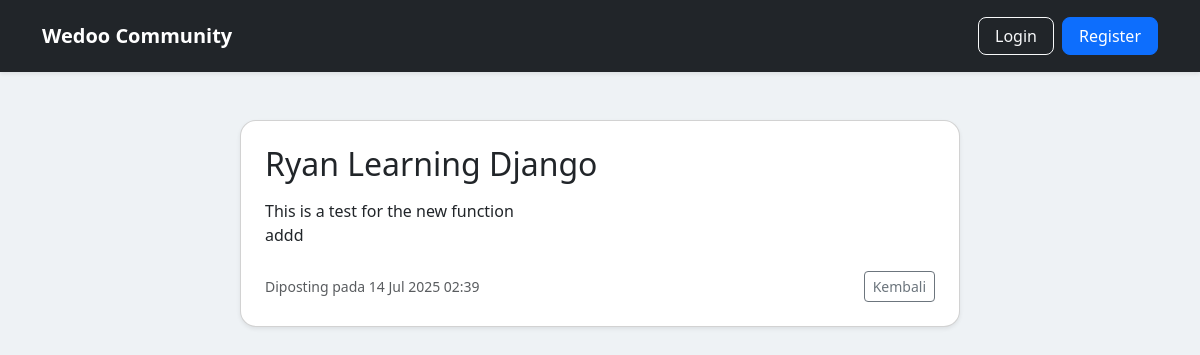
The app's page /post/ryan-learning-django/, older data.
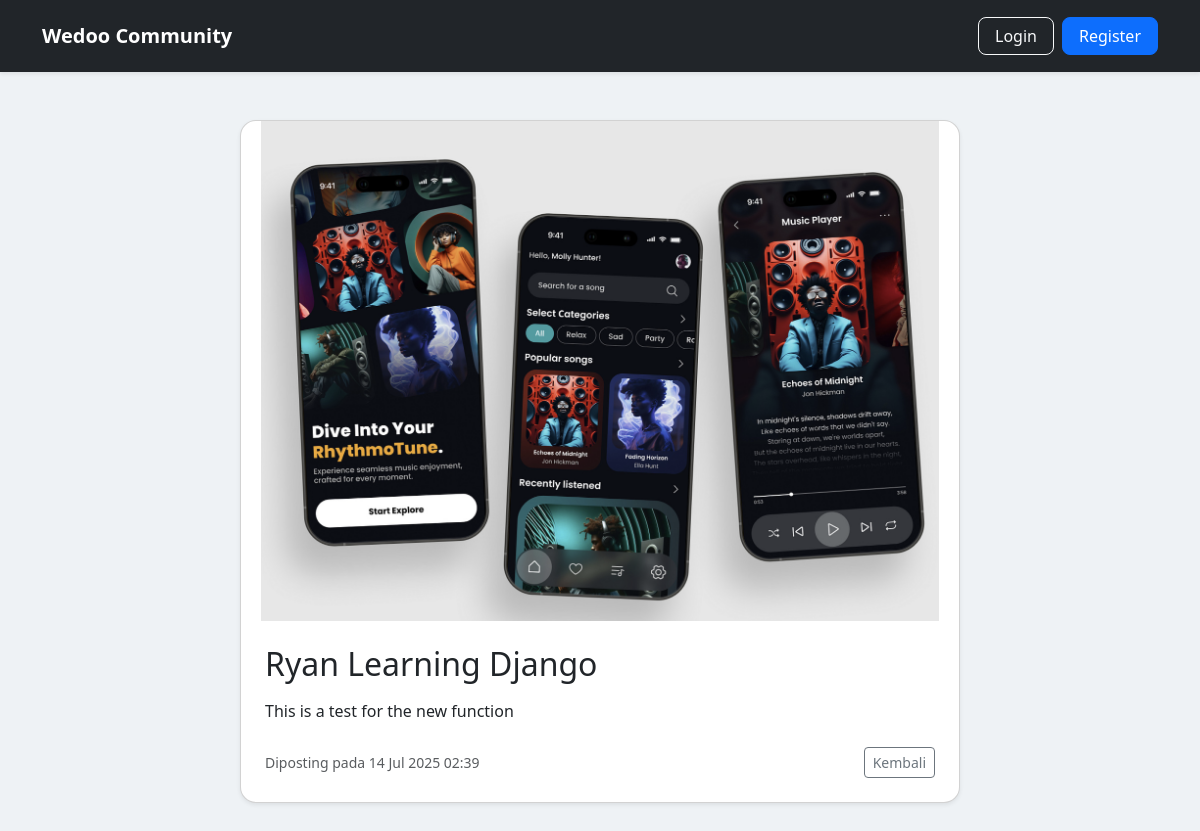
The same page, newer data.
### blog/models.py (models this page shows, shortened)
class Post(models.Model):
    title = models.CharField(max_length=200)
    content =models.TextField()
    created_at =models.DateTimeField(auto_now_add=True)
    author = models.ForeignKey(User, on_delete=models.CASCADE)
    slug = models.SlugField(max_length=255, unique=True)
    image = models.ImageField(upload_to='post_images/', blank=True, null=True)

### blog/views.py (the view)
# urls.py: path('post/<slug:slug>/', views.PostDetailView.as_view(), name='post-detail'),
class PostDetailView(DetailView):
    model = Post
    template_name = 'blog/post_detail.html'
    context_object_name = 'post'
    slug_field = 'slug'
    slug_url_kwarg = 'slug'

### blog/templates/blog/post_detail.html (shortened to what this page needs)
{% extends "blog/base.html" %}
{% block content %}
<div class="container py-5">
    <div class="row justify-content-center">
        <div class="col-md-8">
            <div class="card shadow-sm rounded-4 overflow-hidden">
                {% if post.image %}
                <div class="position-relative" style="min-height: 300px;">
                    <img
                        src="{{ post.image.url }}"
                        class="w-100"
                        style="object-fit: contain; max-height: 500px;"
                        alt="Gambar {{ post.title }}"
                    >
                </div>
                {% endif %}
                <div class="card-body p-4">
                    <h2 class="card-title mb-3">{{ post.title }}</h2>
                    <p class="card-text mb-4" style="white-space: pre-line;">{{ post.content }}</p>
                    <div class="d-flex justify-content-between align-items-center">
                        <small class="text-muted">Diposting pada {{ post.created_at|date:"d M Y H:i" }}</small>
                        <div class="d-flex gap-2">
                            <a href="{% url 'home' %}" class="btn btn-outline-secondary btn-sm">Kembali</a>
                        </div>
                    </div>
                </div>
            </div>
        </div>
    </div>
</div>
{% endblock %}

Row changes from the older to the newer data that the page shows:
changed Post "Ryan Learning Django": image: picture added; content "This is a test for the new function addd" → "This is a test for the new function"
